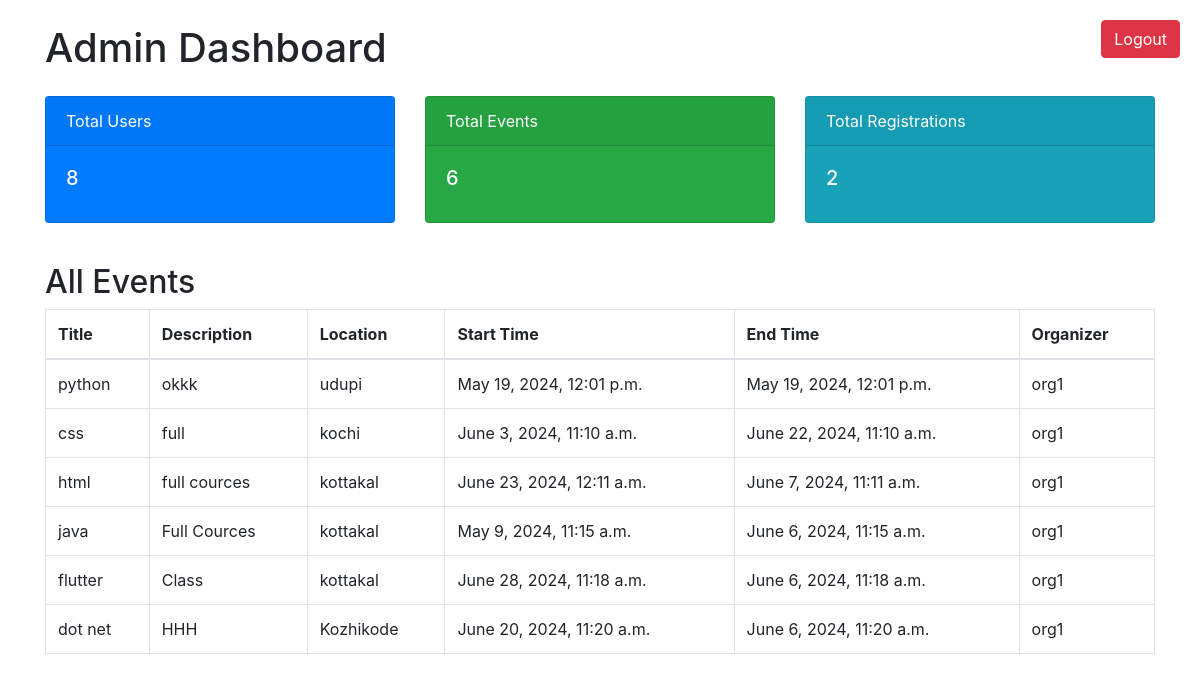
Screenshot of /adminhome/ (signed in) with the database file from the repository.
### event/models.py (models this page shows)
class Event(models.Model):
    title = models.CharField(max_length=200)
    description = models.TextField()
    location = models.CharField(max_length=200)
    start_time = models.DateTimeField()
    end_time = models.DateTimeField()
    organizer = models.ForeignKey(User, on_delete=models.CASCADE, related_name='organized_events')

class User(AbstractUser):
    ROLE_CHOICES = (
        ('admin', 'Admin'),
        ('organizer', 'Organizer'),
        ('attendee', 'Attendee'),
    )
    role = models.CharField(max_length=10, choices=ROLE_CHOICES)
    phone_number = models.CharField(max_length=15, blank=True, null=True)
    address = models.TextField(blank=True, null=True)
    REQUIRED_FIELDS = ['email', 'role']

### event/views.py (the view)
# urls.py: path('adminhome/', views.AdminHome.as_view(), name="adminhome"),
@method_decorator(admin_required, name='dispatch')
class AdminHome(APIView):
    def get(self, request):
        event = Event.objects.all()
        total_users = User.objects.count()
        total_events = Event.objects.count()
        total_registrations = Registration.objects.count()
        data = {
            'total_users': total_users,
            'total_events': total_events,
            'total_registrations': total_registrations,
        }
        context = {'data': data, 'event': event}
        return render(request, 'adminhome.html', context)

### templates/adminhome.html (shortened to what this page needs)
<!DOCTYPE html>
<html>
<head>
    <link rel="stylesheet" href="https://stackpath.bootstrapcdn.com/bootstrap/4.5.2/css/bootstrap.min.css">
</head>
<body>
    <div class="container mt-4">
        <h1 class="mb-4">Admin Dashboard</h1>
        <div class="row">
            <div class="col-md-4">
                <div class="card text-white bg-primary mb-3">
                    <div class="card-header">Total Users</div>
                    <div class="card-body">
                        <h5 class="card-title">{{ data.total_users }}</h5>
                    </div>
                </div>
            </div>
            <div class="col-md-4">
                <div class="card text-white bg-success mb-3">
                    <div class="card-header">Total Events</div>
                    <div class="card-body">
                        <h5 class="card-title">{{ data.total_events }}</h5>
                    </div>
                </div>
            </div>
            <div class="col-md-4">
                <div class="card text-white bg-info mb-3">
                    <div class="card-header">Total Registrations</div>
                    <div class="card-body">
                        <h5 class="card-title">{{ data.total_registrations }}</h5>
                    </div>
                </div>
            </div>
        </div>
        <h2 class="mt-4">All Events</h2>
        <table class="table table-bordered">
            <thead>
                <tr>
                    <th>Title</th>
                    <th>Description</th>
                    <th>Location</th>
                    <th>Start Time</th>
                    <th>End Time</th>
                    <th>Organizer</th>
                </tr>
            </thead>
            <tbody>
                {% for event in event %}
                <tr>
                    <td>{{ event.title }}</td>
                    <td>{{ event.description }}</td>
                    <td>{{ event.location }}</td>
                    <td>{{ event.start_time }}</td>
                    <td>{{ event.end_time }}</td>
                    <td>{{ event.organizer.username }}</td>
                </tr>
                {% endfor %}
            </tbody>
        </table>
    </div>
    <div class="logout-container">
        <form action="/logout/" method="post">
            <button type="submit" class="btn btn-danger">Logout</button>
        </form>
    </div>
</body>
</html>

### templates/adminhome.html (style rules this page uses)
.logout-container { position: fixed; top: 20px; right: 20px; }

### rows the page displays
Event: title "python", description "okkk", location "udupi", start_time "May 19, 2024, 12:01 p.m.", end_time "May 19, 2024, 12:01 p.m.", organizer.username "org1"
Event: title "css", description "full", location "kochi", start_time "June 3, 2024, 11:10 a.m.", end_time "June 22, 2024, 11:10 a.m.", organizer.username "org1"
Event: title "html", description "full cources", location "kottakal", start_time "June 23, 2024, 12:11 a.m.", end_time "June 7, 2024, 11:11 a.m.", organizer.username "org1"
Event: title "java", description "Full Cources", location "kottakal", start_time "May 9, 2024, 11:15 a.m.", end_time "June 6, 2024, 11:15 a.m.", organizer.username "org1"
Event: title "flutter", description "Class", location "kottakal", start_time "June 28, 2024, 11:18 a.m.", end_time "June 6, 2024, 11:18 a.m.", organizer.username "org1"
Event: title "dot net", description "HHH", location "Kozhikode", start_time "June 20, 2024, 11:20 a.m.", end_time "June 6, 2024, 11:20 a.m.", organizer.username "org1"

### other values shown
{{ data.total_users }} "8"
{{ data.total_events }} "6"
{{ data.total_registrations }} "2"
